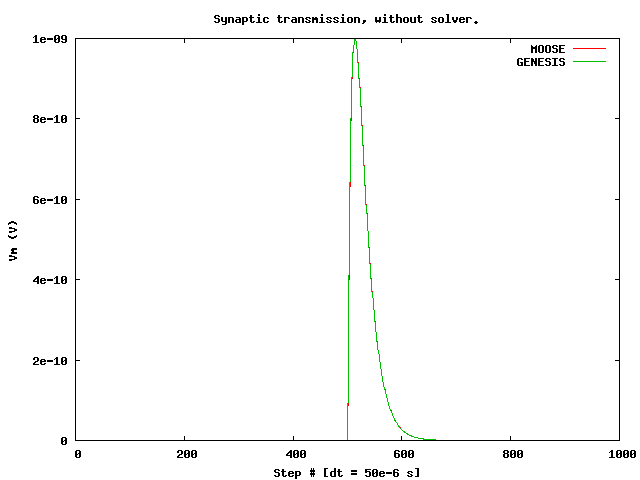

The gnuplot source for this figure:
# Gnuplot script
# First run 'moose Synchan.g' to generate *.plot files

set datafile commentschars '/#'
set title 'Synaptic transmission, without solver.'
set xlabel 'Step # [dt = 50e-6 s]'
set ylabel 'Vm (V)'

# Flash plot for 5 seconds
plot \
	'test.plot' with line title 'MOOSE', \
	'reference.plot' with line title 'GENESIS'

pause 5

# Write images to disk
set term png
set output 'synchan.png'
replot
set output
set term x11
